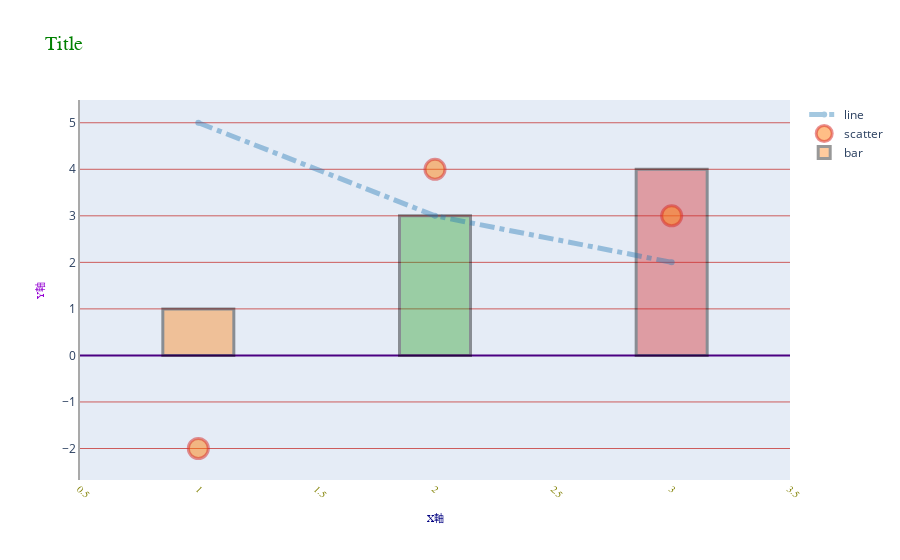

The notebook cell this image was saved under:
### Markdown cell above
### 4.2.1 グラフスタイル

- trace スタイルの属性
  - marker 要素のスタイル: "size"（大きさ）|"color"（塗りつぶし色）|"line"（枠線のスタイル）
  - line 線のスタイル: "width"（太さ）| "color"（色）|"dash"（線の種類）
- layout スタイルの属性
  - title グラフのタイトル: "text"（グラフタイトルの文字列）|"font"（フォント）
  - xaxis, yaxis X軸、Y軸:
    - "title"（軸ラベル）|"tickfont"（目盛ラベルのフォント）|"tickangle"（目盛ラベルの表示角度）|
    - "showline"（線の表示）|"linewidth"（線の太さ）|"linecolor"（線の色）|
    - "gridwidth"（補助線の太さ）|"gridcolor"（補助線の色）|
    - "zeroline"（値 0 の線の表示・非表示）|"zerolinewidth"（値 0 の線の太さ）|"zerolinecolor"（値 0 の線の色）
  - 色指定
    - CSSカラーネーム: "red"
    - RGB: "rgb(255, 0, 0)"
    - RGBA: "rgba(255, 0, 0, 0.5)"
    - 16 進数: "#ff0000", "#f00"
  - 線の種類
    - solid: 実線
    - dot: 点線
    - dash/longdash: 破線
    - dashdot/longdashdot
  - フォント
    - family: フォント名・総称フォント
    - size: フォントサイズ
    - color: フォント色

### Code cell
x = [1, 2, 3]
line_y = [5, 3, 2]
scatter_y = [-2, 4, 3]
bar_y = [1, 3, 4]

line_trace = go.Scatter(
    x=x,
    y=line_y,
    line=dict(width=5, color="#1f77b4", dash="dashdot"),
    opacity=0.4,
    name="line",
)
scatter_trace = go.Scatter(
    x=x,
    y=scatter_y,
    mode="markers",
    marker=dict(
        size=20,
        color="rgba(255, 127, 14, 0.5)",
        line=dict(
            width=3,
            color="rgba(214, 39, 40, 0.5)"
        )
    ),
    name="scatter",
)
bar_trace = go.Bar(
    x=x,
    y=bar_y,
    width=0.3,
    marker=dict(
        color=["rgb(255, 127, 14)", "rgb(44, 160, 44)", "rgb(214, 39, 40)"],
        line=dict(
            width=3,
            color="black"
        ),
    ),
    opacity=0.4,
    name="bar",
)

layout = go.Layout(
    title=dict(
        text="Title",
        font=dict(family="arial", size=20, color="green"),
    ),
    xaxis=dict(
        title=dict(
            text="X軸",
            font=dict(family="arial", size=10, color="navy"),
        ),
        tickfont=dict(family="arial", size=10, color="olive"),
        tickangle=45,
    ),
    yaxis=dict(
        title=dict(
            text="Y軸",
            font=dict(family="arial", size=10, color="darkviolet"),
        ),
        showline=True,
        linewidth=2,
        linecolor="darkgray",
        gridwidth=1,
        gridcolor="indianred",
        zeroline=True,
        zerolinewidth=2,
        zerolinecolor="indigo",
    ),
)

go.Figure([line_trace, scatter_trace, bar_trace], layout=layout).show()

### Figure 1 — Plotly figure (JSON) as saved in the notebook; plotly's stock layout.template omitted (floating-point values rounded to 4 significant figures)
{"data": [{"line": {"color": "#1f77b4", "dash": "dashdot", "width": 5}, "name": "line", "opacity": 0.4, "type": "scatter", "x": [1, 2, 3], "y": [5, 3, 2]}, {"marker": {"color": "rgba(255, 127, 14, 0.5)", "line": {"color": "rgba(214, 39, 40, 0.5)", "width": 3}, "size": 20}, "mode": "markers", "name": "scatter", "type": "scatter", "x": [1, 2, 3], "y": [-2, 4, 3]}, {"marker": {"color": ["rgb(255, 127, 14)", "rgb(44, 160, 44)", "rgb(214, 39, 40)"], "line": {"color": "black", "width": 3}}, "name": "bar", "opacity": 0.4, "type": "bar", "width": 0.3, "x": [1, 2, 3], "y": [1, 3, 4]}], "layout": {"title": {"font": {"color": "green", "family": "arial", "size": 20}, "text": "Title"}, "xaxis": {"tickangle": 45, "tickfont": {"color": "olive", "family": "arial", "size": 10}, "title": {"font": {"color": "navy", "family": "arial", "size": 10}, "text": "X軸"}}, "yaxis": {"gridcolor": "indianred", "gridwidth": 1, "linecolor": "darkgray", "linewidth": 2, "showline": true, "title": {"font": {"color": "darkviolet", "family": "arial", "size": 10}, "text": "Y軸"}, "zeroline": true, "zerolinecolor": "indigo", "zerolinewidth": 2}}}
